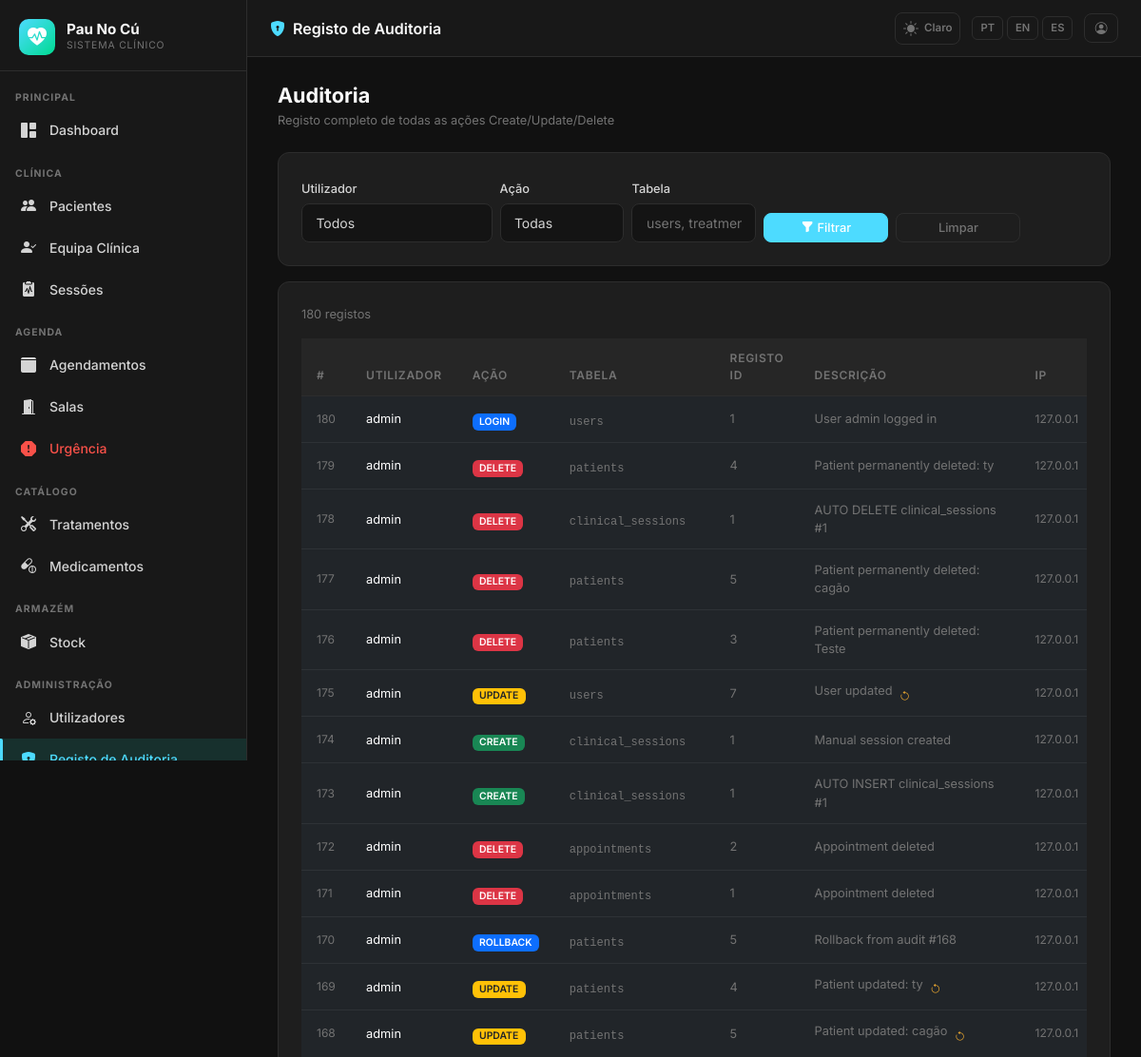
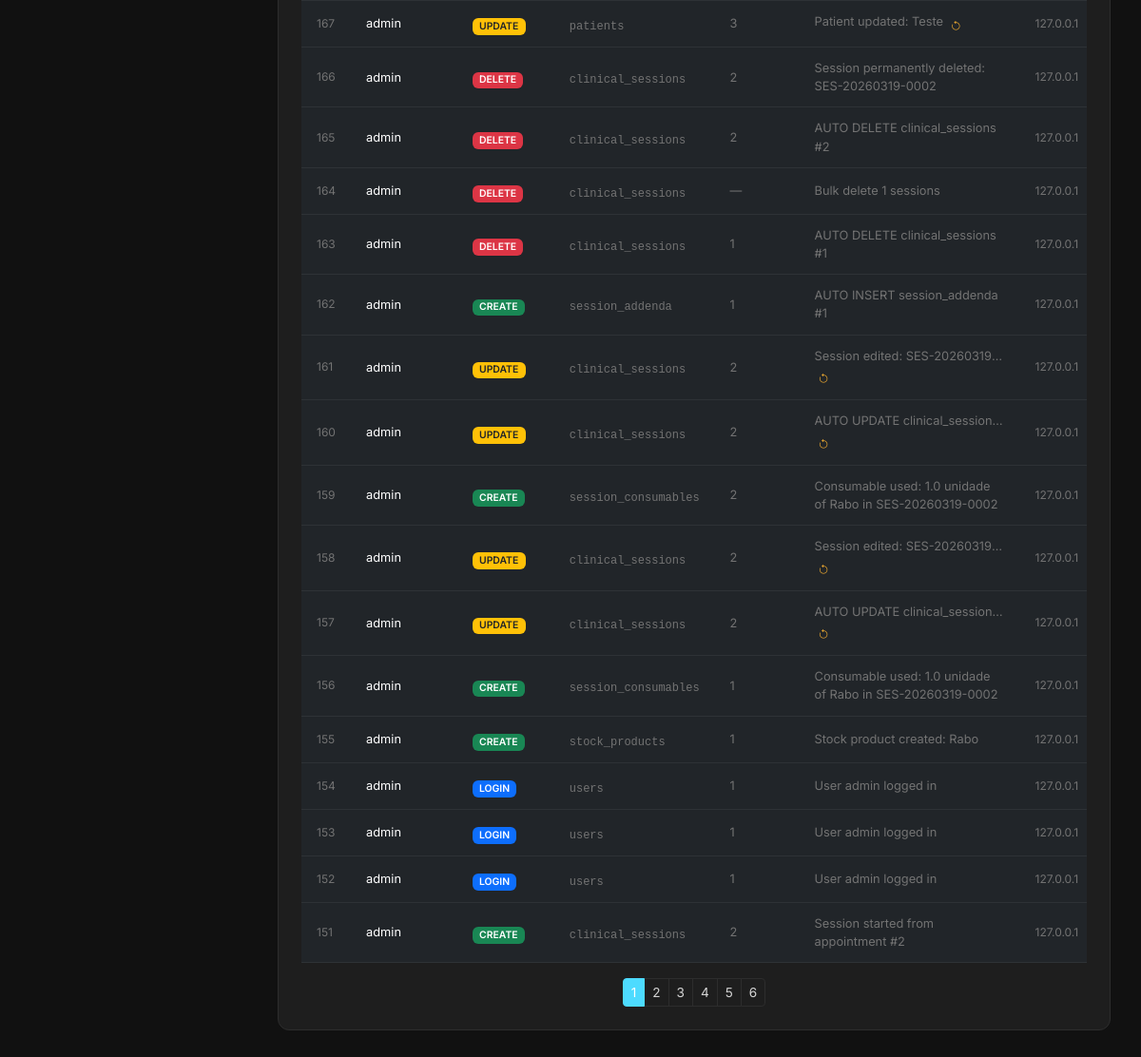
Before: /admin/audit (signed in) with the older database file (2 pictures, top to bottom).
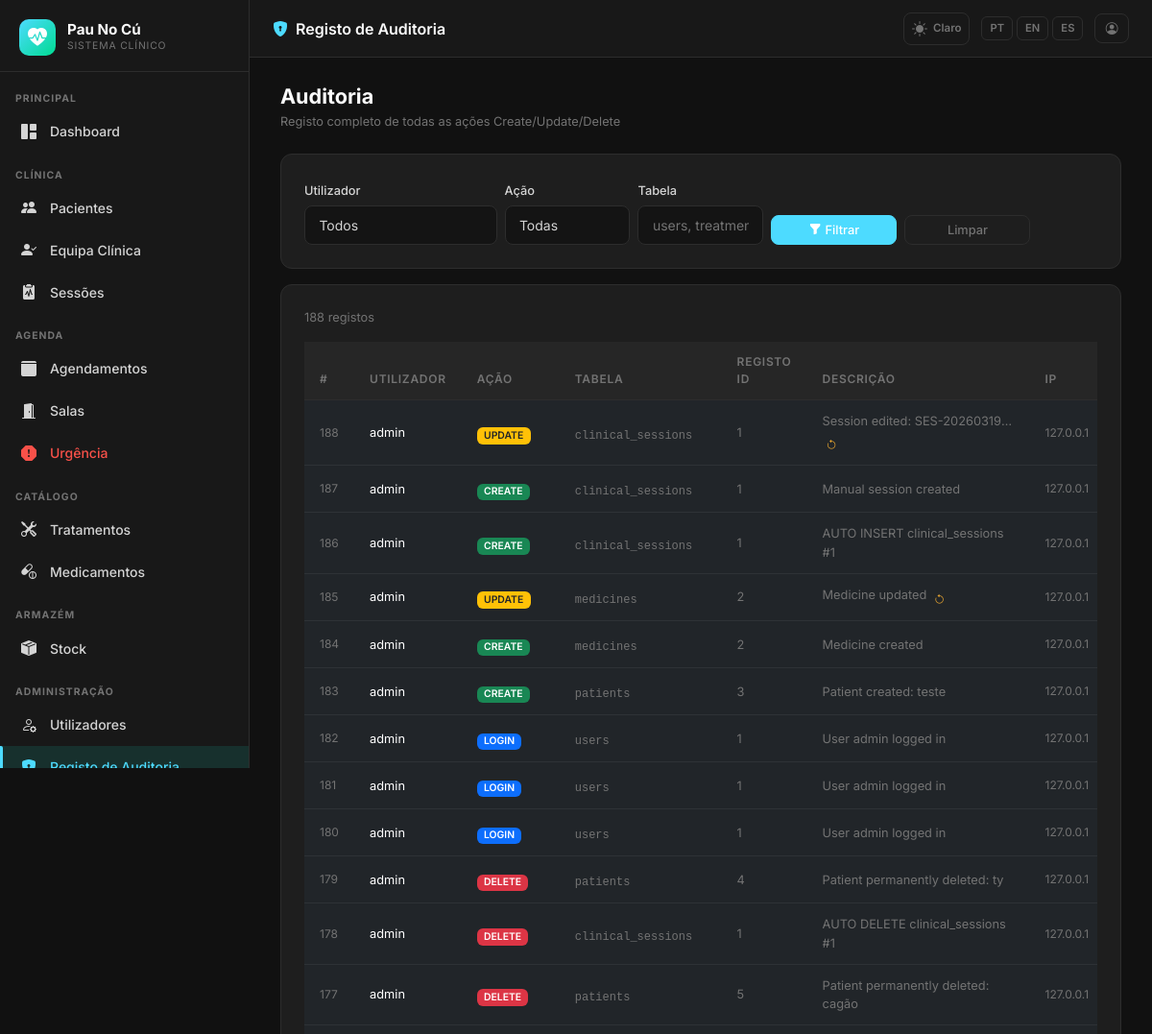
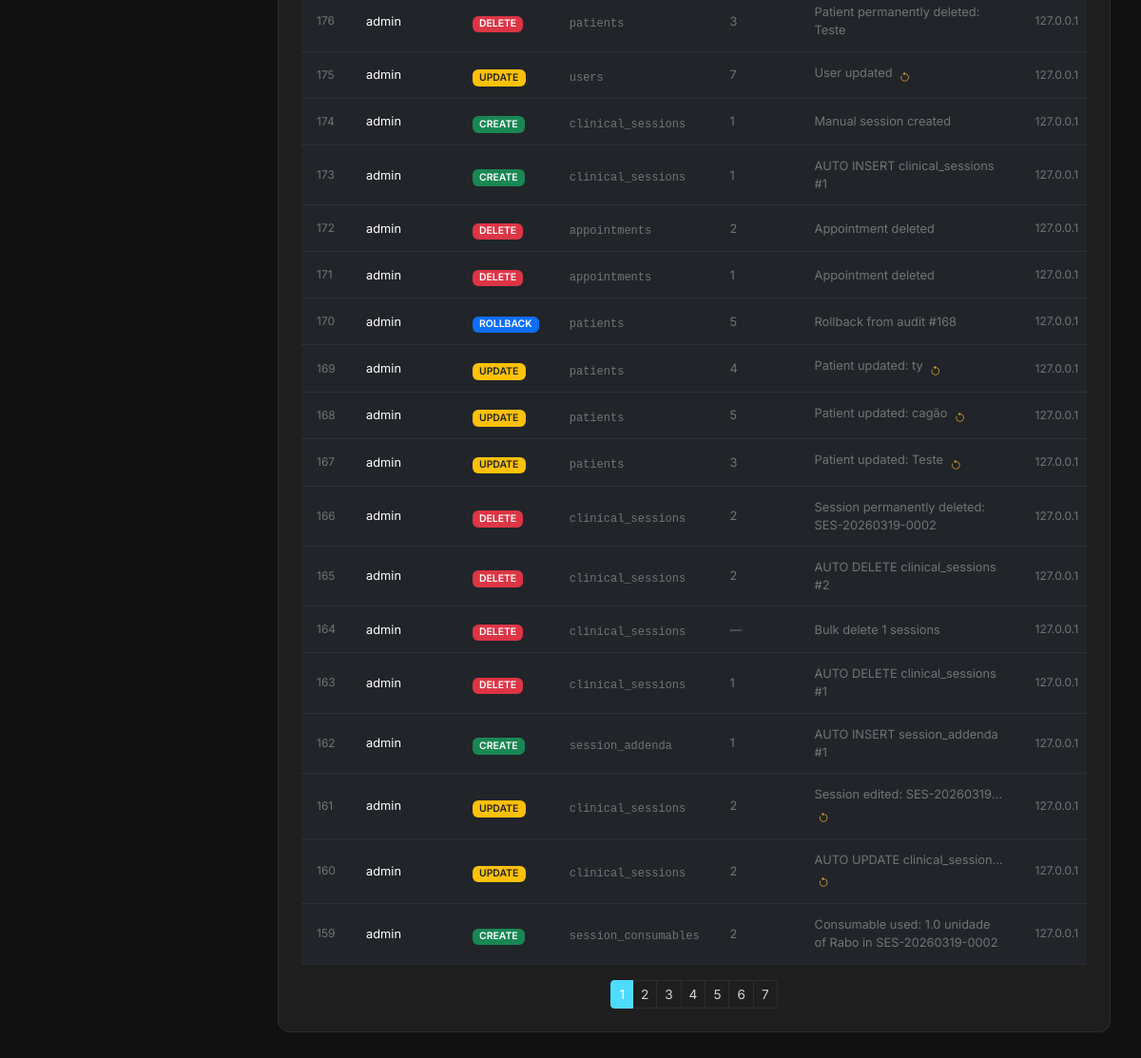
After: the same page with the newer database file (2 pictures, top to bottom).
### app/models.py (models this page shows)
class AuditLog(db.Model):
    __tablename__ = 'audit_log'
    id = db.Column(db.Integer, primary_key=True)
    user_id = db.Column(db.Integer, db.ForeignKey('users.id'), nullable=True)
    username = db.Column(db.String(80), nullable=True)
    action = db.Column(db.String(20), nullable=False)
    table_name = db.Column(db.String(100), nullable=False)
    record_id = db.Column(db.Integer, nullable=True)
    old_value = db.Column(db.JSON, nullable=True)
    new_value = db.Column(db.JSON, nullable=True)
    description = db.Column(db.Text, nullable=True)
    ip_address = db.Column(db.String(50), nullable=True)
    timestamp = db.Column(db.DateTime, default=lambda: datetime.now(timezone.utc), index=True)
    user = db.relationship('User', backref='audit_entries')

### app/admin/routes.py (the view)
@admin_bp.route('/audit')
@login_required
@director_or_superadmin_required
def audit_log():
    from ..models import AuditLog
    page = request.args.get('page', 1, type=int)
    query = AuditLog.query.order_by(AuditLog.timestamp.desc())
    if request.args.get('user_id'):
        query = query.filter_by(user_id=request.args.get('user_id', type=int))
    if request.args.get('action'):
        query = query.filter_by(action=request.args.get('action'))
    if request.args.get('table'):
        query = query.filter_by(table_name=request.args.get('table'))
    logs = query.paginate(page=page, per_page=30)
    users = User.query.order_by(User.full_name).all()
    return render_template('admin/audit_log.html', logs=logs, users=users)

### app/__init__.py (called while the page is built)
def get_locale():
    lang = session.get('lang')
    if lang in ['pt', 'en', 'es']:
        return lang
    return 'pt'

### app/models.py (called while the page is built)
    def role_display(self):
        role_map = {
            Role.SUPERADMIN: 'Superadmin',
            Role.CLINICAL_DIRECTOR: 'Diretor Clínico',
            Role.DENTIST: 'Dentista',
            Role.PATIENT: 'Paciente',
            Role.RECEPTION: 'Recepção',
        }
        return role_map.get(self.role, self.role)

    def role_badge_class(self):
        badge_map = {
            Role.SUPERADMIN: 'danger',
            Role.CLINICAL_DIRECTOR: 'primary',
            Role.DENTIST: 'success',
            Role.PATIENT: 'info',
            Role.RECEPTION: 'warning',
        }
        return badge_map.get(self.role, 'secondary')

    @classmethod
    def all_as_dict(cls):
        stored = {s.key: s.value for s in cls.query.all()}
        result = dict(cls._DEFAULTS)
        result.update(stored)
        return result

### app/templates/admin/audit_log.html (shortened to what the changed rows need)
{% extends "base.html" %}
{% block content %}
<div class="dc-page-header">
  <div>
    <h1>{{ _('Auditoria') }}</h1>
  </div>
</div>
<div class="dc-card">
  <div class="d-flex align-items-center justify-content-between mb-3">
    <span style="font-size:.8rem;color:var(--dc-text-muted)">{{ logs.total }} {{ _('registos') }}</span>
  </div>
  <div class="table-responsive">
    <table class="table table-sm mb-0">
      <thead>
        <tr>
          <th>#</th>
          <th>{{ _('Utilizador') }}</th>
          <th>{{ _('Ação') }}</th>
          <th>{{ _('Tabela') }}</th>
          <th>{{ _('Registo ID') }}</th>
          <th>{{ _('Descrição') }}</th>
          <th>{{ _('IP') }}</th>
        </tr>
      </thead>
      <tbody>
        {% for log in logs.items %}
        <tr>
          <td style="font-size:.75rem;color:var(--dc-text-muted)">{{ log.id }}</td>
          <td style="font-size:.8rem">{{ log.username or '—' }}</td>
          <td>
            <span class="badge bg-{% if log.action == 'CREATE' %}success{% elif log.action == 'UPDATE' %}warning text-dark{% elif log.action == 'DELETE' %}danger{% elif log.action in ['LOGIN','ROLLBACK'] %}primary{% else %}secondary{% endif %}" style="font-size:.65rem">
              {{ log.action }}
            </span>
          </td>
          <td><code style="font-size:.75rem;color:var(--dc-text-muted)">{{ log.table_name }}</code></td>
          <td style="font-size:.8rem;color:var(--dc-text-muted)">{{ log.record_id or '—' }}</td>
          <td style="font-size:.8rem;color:var(--dc-text-muted);max-width:250px">
            {% if log.old_value and log.action == 'UPDATE' %}
              <span class="d-inline-block text-truncate" style="max-width:200px" title="{{ log.description }}">
                {{ (log.description or '')[:60] }}{% if log.description and log.description|length > 60 %}…{% endif %}
              </span>
              <i class="bi bi-arrow-counterclockwise ms-1" style="color:var(--dc-warning);font-size:.7rem"
                 title="{{ _('Reversão disponível') }}"></i>
            {% else %}
              {{ (log.description or '')[:80] }}{% if log.description and log.description|length > 80 %}…{% endif %}
            {% endif %}
          </td>
          <td style="font-size:.75rem;color:var(--dc-text-muted)">{{ log.ip_address or '—' }}</td>
        </tr>
        {% endfor %}
      </tbody>
    </table>
  </div>
  {% if logs.pages > 1 %}
  <div class="d-flex justify-content-center mt-3">
    <nav>
      <ul class="pagination pagination-sm mb-0">
        {% for page in logs.iter_pages() %}
          {% if page %}
            <li class="page-item {% if page == logs.page %}active{% endif %}">
              <a class="page-link" href="{{ url_for('admin.audit_log', page=page, **request.args) }}">{{ page }}</a>
            </li>
          {% else %}
            <li class="page-item disabled"><span class="page-link">…</span></li>
          {% endif %}
        {% endfor %}
      </ul>
    </nav>
  </div>
  {% endif %}
</div>
{% endblock %}

Changed rows visible on the page:
no longer on this page (row unchanged): AuditLog: id "158", username "admin", action "UPDATE", table_name "clinical_sessions", record "2", description "Session edited: SES-20260319…", ip_address "127.0.0.1"
no longer on this page (row unchanged): AuditLog: id "157", username "admin", action "UPDATE", table_name "clinical_sessions", record "2", description "AUTO UPDATE clinical_session…", ip_address "127.0.0.1"
no longer on this page (row unchanged): AuditLog: id "156", username "admin", action "CREATE", table_name "session_consumables", record "1", description "Consumable used: 1.0 unidade of Rabo in SES-20260319-0002", ip_address "127.0.0.1"
no longer on this page (row unchanged): AuditLog: id "155", username "admin", action "CREATE", table_name "stock_products", record "1", description "Stock product created: Rabo", ip_address "127.0.0.1"
no longer on this page (row unchanged): AuditLog: id "154", username "admin", action "LOGIN", table_name "users", record "1", description "User admin logged in", ip_address "127.0.0.1"
no longer on this page (row unchanged): AuditLog: id "153", username "admin", action "LOGIN", table_name "users", record "1", description "User admin logged in", ip_address "127.0.0.1"
no longer on this page (row unchanged): AuditLog: id "152", username "admin", action "LOGIN", table_name "users", record "1", description "User admin logged in", ip_address "127.0.0.1"
no longer on this page (row unchanged): AuditLog: id "151", username "admin", action "CREATE", table_name "clinical_sessions", record "2", description "Session started from appointment #2", ip_address "127.0.0.1"
added AuditLog: id "188", username "admin", action "UPDATE", table_name "clinical_sessions", record "1", description "Session edited: SES-20260319…", ip_address "127.0.0.1"
added AuditLog: id "187", username "admin", action "CREATE", table_name "clinical_sessions", record "1", description "Manual session created", ip_address "127.0.0.1"
added AuditLog: id "186", username "admin", action "CREATE", table_name "clinical_sessions", record "1", description "AUTO INSERT clinical_sessions #1", ip_address "127.0.0.1"
added AuditLog: id "185", username "admin", action "UPDATE", table_name "medicines", record "2", description "Medicine updated", ip_address "127.0.0.1"
added AuditLog: id "184", username "admin", action "CREATE", table_name "medicines", record "2", description "Medicine created", ip_address "127.0.0.1"
added AuditLog: id "183", username "admin", action "CREATE", table_name "patients", record "3", description "Patient created: teste", ip_address "127.0.0.1"
added AuditLog: id "182", username "admin", action "LOGIN", table_name "users", record "1", description "User admin logged in", ip_address "127.0.0.1"
added AuditLog: id "181", username "admin", action "LOGIN", table_name "users", record "1", description "User admin logged in", ip_address "127.0.0.1"
Other visible differences:
{{ logs.total }}: "180" → "188"
new list line: "7"
